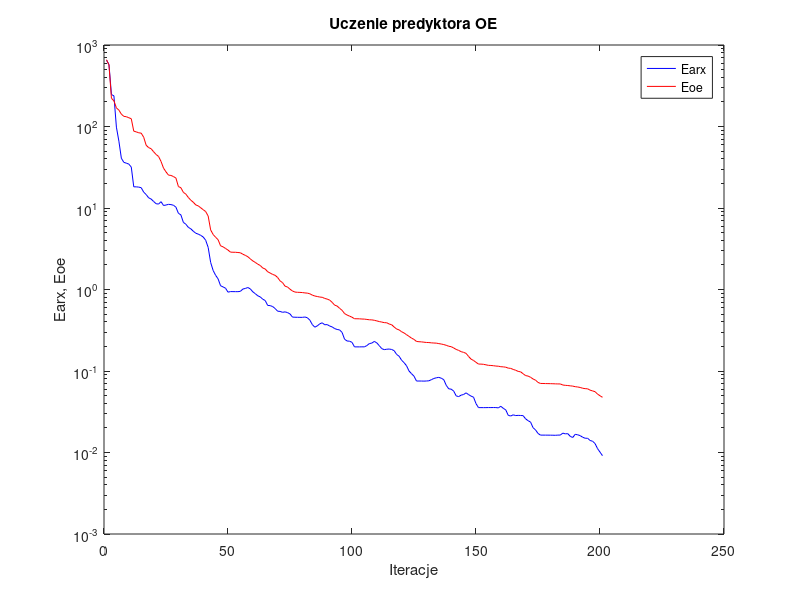
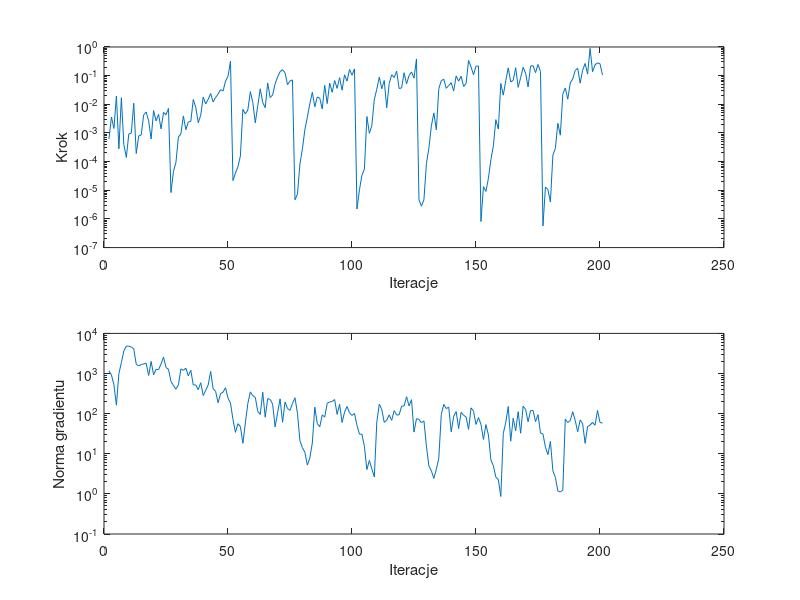

The MATLAB script that drew these images, in order:
%uczenie predyktora oe
clear all;
n=0; farx(n+1)=6.525504e+002; foe(n+1)=6.603451e+002; wspucz(n+1)=0.000000e+000; ng(n+1)=0.000000e+000;
%odnowa zmiennej metryki
n=1; farx(n+1)=5.765919e+002; foe(n+1)=5.712297e+002; krok(n+1)=6.187216e-004; ng(n+1)=1.169095e+003;
n=2; farx(n+1)=2.467028e+002; foe(n+1)=2.219111e+002; krok(n+1)=3.621201e-003; ng(n+1)=9.210008e+002;
n=3; farx(n+1)=2.377042e+002; foe(n+1)=2.067167e+002; krok(n+1)=1.427772e-003; ng(n+1)=5.234248e+002;
n=4; farx(n+1)=9.821412e+001; foe(n+1)=1.693533e+002; krok(n+1)=1.953985e-002; ng(n+1)=1.630521e+002;
n=5; farx(n+1)=6.610217e+001; foe(n+1)=1.588010e+002; krok(n+1)=2.801021e-004; ng(n+1)=9.981087e+002;
n=6; farx(n+1)=4.076053e+001; foe(n+1)=1.417496e+002; krok(n+1)=1.693613e-002; ng(n+1)=1.860201e+003;
n=7; farx(n+1)=3.633660e+001; foe(n+1)=1.331678e+002; krok(n+1)=3.910575e-004; ng(n+1)=3.685077e+003;
n=8; farx(n+1)=3.550621e+001; foe(n+1)=1.319247e+002; krok(n+1)=1.401071e-004; ng(n+1)=4.821783e+003;
n=9; farx(n+1)=3.458032e+001; foe(n+1)=1.281699e+002; krok(n+1)=9.232346e-004; ng(n+1)=4.814644e+003;
n=10; farx(n+1)=3.177634e+001; foe(n+1)=1.244540e+002; krok(n+1)=9.854180e-004; ng(n+1)=4.575804e+003;
n=11; farx(n+1)=1.819202e+001; foe(n+1)=8.765231e+001; krok(n+1)=1.082825e-002; ng(n+1)=4.120333e+003;
n=12; farx(n+1)=1.818249e+001; foe(n+1)=8.594429e+001; krok(n+1)=1.915864e-004; ng(n+1)=1.697352e+003;
n=13; farx(n+1)=1.805010e+001; foe(n+1)=8.374441e+001; krok(n+1)=7.941269e-004; ng(n+1)=1.563580e+003;
n=14; farx(n+1)=1.774030e+001; foe(n+1)=8.287953e+001; krok(n+1)=8.528685e-004; ng(n+1)=1.660738e+003;
n=15; farx(n+1)=1.566868e+001; foe(n+1)=7.391830e+001; krok(n+1)=4.290347e-003; ng(n+1)=1.740717e+003;
n=16; farx(n+1)=1.462356e+001; foe(n+1)=5.888217e+001; krok(n+1)=5.402185e-003; ng(n+1)=1.794143e+003;
n=17; farx(n+1)=1.333630e+001; foe(n+1)=5.506530e+001; krok(n+1)=2.649228e-003; ng(n+1)=8.948794e+002;
n=18; farx(n+1)=1.288518e+001; foe(n+1)=5.336624e+001; krok(n+1)=6.180497e-004; ng(n+1)=1.997770e+003;
n=19; farx(n+1)=1.203456e+001; foe(n+1)=4.901533e+001; krok(n+1)=6.047937e-003; ng(n+1)=9.341954e+002;
n=20; farx(n+1)=1.129324e+001; foe(n+1)=4.537518e+001; krok(n+1)=2.634602e-003; ng(n+1)=1.272755e+003;
n=21; farx(n+1)=1.116966e+001; foe(n+1)=4.288695e+001; krok(n+1)=4.483426e-003; ng(n+1)=1.250559e+003;
n=22; farx(n+1)=1.196190e+001; foe(n+1)=3.725407e+001; krok(n+1)=1.387045e-003; ng(n+1)=1.726771e+003;
n=23; farx(n+1)=1.074053e+001; foe(n+1)=3.083030e+001; krok(n+1)=5.197906e-003; ng(n+1)=2.565305e+003;
n=24; farx(n+1)=1.087418e+001; foe(n+1)=2.777525e+001; krok(n+1)=4.324280e-003; ng(n+1)=1.410710e+003;
n=25; farx(n+1)=1.109067e+001; foe(n+1)=2.531896e+001; krok(n+1)=7.137194e-003; ng(n+1)=1.277977e+003;
%odnowa zmiennej metryki
n=26; farx(n+1)=1.100871e+001; foe(n+1)=2.509947e+001; krok(n+1)=8.333245e-006; ng(n+1)=6.353443e+002;
n=27; farx(n+1)=1.081245e+001; foe(n+1)=2.433022e+001; krok(n+1)=4.506169e-005; ng(n+1)=5.031505e+002;
n=28; farx(n+1)=1.023922e+001; foe(n+1)=2.329779e+001; krok(n+1)=9.292181e-005; ng(n+1)=4.067379e+002;
n=29; farx(n+1)=8.611411e+000; foe(n+1)=1.832717e+001; krok(n+1)=7.209870e-004; ng(n+1)=5.189674e+002;
n=30; farx(n+1)=8.237717e+000; foe(n+1)=1.774245e+001; krok(n+1)=9.249103e-004; ng(n+1)=1.308107e+003;
n=31; farx(n+1)=6.666767e+000; foe(n+1)=1.556785e+001; krok(n+1)=3.929986e-003; ng(n+1)=1.202413e+003;
n=32; farx(n+1)=6.322359e+000; foe(n+1)=1.479837e+001; krok(n+1)=1.300439e-003; ng(n+1)=1.355949e+003;
n=33; farx(n+1)=5.790449e+000; foe(n+1)=1.347191e+001; krok(n+1)=2.424720e-003; ng(n+1)=8.749550e+002;
n=34; farx(n+1)=5.556198e+000; foe(n+1)=1.246990e+001; krok(n+1)=2.547833e-003; ng(n+1)=1.207406e+003;
n=35; farx(n+1)=5.191410e+000; foe(n+1)=1.177532e+001; krok(n+1)=1.473291e-002; ng(n+1)=5.182244e+002;
n=36; farx(n+1)=4.905033e+000; foe(n+1)=1.090928e+001; krok(n+1)=7.737158e-003; ng(n+1)=5.180128e+002;
n=37; farx(n+1)=4.781631e+000; foe(n+1)=1.062322e+001; krok(n+1)=2.293321e-003; ng(n+1)=3.964860e+002;
n=38; farx(n+1)=4.615242e+000; foe(n+1)=1.005728e+001; krok(n+1)=4.161987e-003; ng(n+1)=5.907263e+002;
n=39; farx(n+1)=4.409607e+000; foe(n+1)=9.534905e+000; krok(n+1)=1.802073e-002; ng(n+1)=2.825215e+002;
n=40; farx(n+1)=4.020474e+000; foe(n+1)=9.042282e+000; krok(n+1)=1.038090e-002; ng(n+1)=3.824513e+002;
n=41; farx(n+1)=3.287807e+000; foe(n+1)=7.968306e+000; krok(n+1)=1.470844e-002; ng(n+1)=5.129803e+002;
n=42; farx(n+1)=2.149526e+000; foe(n+1)=5.386890e+000; krok(n+1)=2.378377e-002; ng(n+1)=1.122433e+003;
n=43; farx(n+1)=1.714214e+000; foe(n+1)=4.734805e+000; krok(n+1)=1.210728e-002; ng(n+1)=4.148543e+002;
n=44; farx(n+1)=1.494328e+000; foe(n+1)=4.375629e+000; krok(n+1)=1.733857e-002; ng(n+1)=3.602359e+002;
n=45; farx(n+1)=1.351185e+000; foe(n+1)=4.083241e+000; krok(n+1)=2.272397e-002; ng(n+1)=1.867413e+002;
n=46; farx(n+1)=1.112661e+000; foe(n+1)=3.437240e+000; krok(n+1)=3.252259e-002; ng(n+1)=3.126749e+002;
n=47; farx(n+1)=1.076184e+000; foe(n+1)=3.340129e+000; krok(n+1)=2.896961e-002; ng(n+1)=3.440607e+002;
n=48; farx(n+1)=1.038184e+000; foe(n+1)=3.189432e+000; krok(n+1)=6.444366e-002; ng(n+1)=4.423473e+002;
n=49; farx(n+1)=9.277644e-001; foe(n+1)=3.045883e+000; krok(n+1)=9.451019e-002; ng(n+1)=2.432986e+002;
n=50; farx(n+1)=9.431854e-001; foe(n+1)=2.874470e+000; krok(n+1)=3.180725e-001; ng(n+1)=1.838001e+002;
%odnowa zmiennej metryki
n=51; farx(n+1)=9.419718e-001; foe(n+1)=2.865315e+000; krok(n+1)=2.190752e-005; ng(n+1)=7.137142e+001;
n=52; farx(n+1)=9.413721e-001; foe(n+1)=2.862648e+000; krok(n+1)=3.990378e-005; ng(n+1)=3.418336e+001;
n=53; farx(n+1)=9.405771e-001; foe(n+1)=2.843771e+000; krok(n+1)=6.615676e-005; ng(n+1)=5.626560e+001;
n=54; farx(n+1)=9.497838e-001; foe(n+1)=2.822876e+000; krok(n+1)=1.582138e-004; ng(n+1)=4.754164e+001;
n=55; farx(n+1)=1.013827e+000; foe(n+1)=2.707752e+000; krok(n+1)=6.681129e-003; ng(n+1)=1.825988e+001;
n=56; farx(n+1)=1.029804e+000; foe(n+1)=2.622416e+000; krok(n+1)=4.597934e-003; ng(n+1)=5.857779e+001;
n=57; farx(n+1)=1.058112e+000; foe(n+1)=2.524648e+000; krok(n+1)=6.353015e-003; ng(n+1)=1.790767e+002;
n=58; farx(n+1)=1.016821e+000; foe(n+1)=2.375199e+000; krok(n+1)=2.776581e-002; ng(n+1)=3.485970e+002;
n=59; farx(n+1)=9.371892e-001; foe(n+1)=2.242098e+000; krok(n+1)=1.167289e-002; ng(n+1)=2.787209e+002;
n=60; farx(n+1)=8.886061e-001; foe(n+1)=2.150730e+000; krok(n+1)=2.260446e-003; ng(n+1)=2.551675e+002;
n=61; farx(n+1)=8.376139e-001; foe(n+1)=2.044955e+000; krok(n+1)=8.948186e-003; ng(n+1)=1.135104e+002;
n=62; farx(n+1)=8.112181e-001; foe(n+1)=1.971883e+000; krok(n+1)=3.481722e-002; ng(n+1)=9.580248e+001;
n=63; farx(n+1)=7.607088e-001; foe(n+1)=1.836255e+000; krok(n+1)=1.153579e-002; ng(n+1)=3.419473e+002;
n=64; farx(n+1)=7.326093e-001; foe(n+1)=1.785920e+000; krok(n+1)=7.632150e-003; ng(n+1)=8.122821e+001;
n=65; farx(n+1)=6.376205e-001; foe(n+1)=1.650921e+000; krok(n+1)=5.558094e-002; ng(n+1)=2.365697e+002;
n=66; farx(n+1)=6.344905e-001; foe(n+1)=1.592788e+000; krok(n+1)=1.713076e-002; ng(n+1)=2.262626e+002;
n=67; farx(n+1)=6.178753e-001; foe(n+1)=1.530916e+000; krok(n+1)=2.117616e-002; ng(n+1)=1.723836e+002;
n=68; farx(n+1)=5.845293e-001; foe(n+1)=1.493477e+000; krok(n+1)=5.234463e-002; ng(n+1)=4.660896e+001;
n=69; farx(n+1)=5.417098e-001; foe(n+1)=1.404694e+000; krok(n+1)=8.973318e-002; ng(n+1)=1.053916e+002;
n=70; farx(n+1)=5.386325e-001; foe(n+1)=1.275653e+000; krok(n+1)=1.380129e-001; ng(n+1)=2.339973e+002;
n=71; farx(n+1)=5.249124e-001; foe(n+1)=1.213685e+000; krok(n+1)=1.613755e-001; ng(n+1)=6.071005e+001;
n=72; farx(n+1)=5.317260e-001; foe(n+1)=1.098368e+000; krok(n+1)=1.261335e-001; ng(n+1)=1.956395e+002;
n=73; farx(n+1)=5.210015e-001; foe(n+1)=1.073279e+000; krok(n+1)=4.828142e-002; ng(n+1)=1.344305e+002;
n=74; farx(n+1)=5.012720e-001; foe(n+1)=1.008610e+000; krok(n+1)=6.561970e-002; ng(n+1)=1.203823e+002;
n=75; farx(n+1)=4.585701e-001; foe(n+1)=9.583246e-001; krok(n+1)=7.084462e-002; ng(n+1)=1.803040e+002;
%odnowa zmiennej metryki
n=76; farx(n+1)=4.569127e-001; foe(n+1)=9.302538e-001; krok(n+1)=4.671012e-006; ng(n+1)=2.487409e+002;
n=77; farx(n+1)=4.559688e-001; foe(n+1)=9.240948e-001; krok(n+1)=7.258975e-006; ng(n+1)=1.023929e+002;
n=78; farx(n+1)=4.554272e-001; foe(n+1)=9.214614e-001; krok(n+1)=8.176967e-005; ng(n+1)=2.109544e+001;
n=79; farx(n+1)=4.551854e-001; foe(n+1)=9.173589e-001; krok(n+1)=2.796501e-004; ng(n+1)=1.420752e+001;
n=80; farx(n+1)=4.599742e-001; foe(n+1)=9.080376e-001; krok(n+1)=1.318588e-003; ng(n+1)=1.087307e+001;
n=81; farx(n+1)=4.503277e-001; foe(n+1)=9.026674e-001; krok(n+1)=3.568597e-003; ng(n+1)=5.225961e+000;
n=82; farx(n+1)=4.208291e-001; foe(n+1)=8.859197e-001; krok(n+1)=1.048329e-002; ng(n+1)=7.886255e+000;
n=83; farx(n+1)=3.712751e-001; foe(n+1)=8.535477e-001; krok(n+1)=2.617232e-002; ng(n+1)=1.856420e+001;
n=84; farx(n+1)=3.449732e-001; foe(n+1)=8.321569e-001; krok(n+1)=8.193332e-003; ng(n+1)=1.451865e+002;
n=85; farx(n+1)=3.576550e-001; foe(n+1)=8.205414e-001; krok(n+1)=1.803262e-002; ng(n+1)=5.671116e+001;
n=86; farx(n+1)=3.793055e-001; foe(n+1)=8.081801e-001; krok(n+1)=1.638666e-002; ng(n+1)=4.699704e+001;
n=87; farx(n+1)=3.903245e-001; foe(n+1)=8.021373e-001; krok(n+1)=6.884742e-003; ng(n+1)=9.323912e+001;
n=88; farx(n+1)=3.693682e-001; foe(n+1)=7.769394e-001; krok(n+1)=4.568872e-002; ng(n+1)=8.184116e+001;
n=89; farx(n+1)=3.711391e-001; foe(n+1)=7.629257e-001; krok(n+1)=1.063635e-002; ng(n+1)=1.815138e+002;
n=90; farx(n+1)=3.561420e-001; foe(n+1)=7.410783e-001; krok(n+1)=5.507577e-002; ng(n+1)=1.948946e+002;
n=91; farx(n+1)=3.476358e-001; foe(n+1)=6.955025e-001; krok(n+1)=2.633285e-002; ng(n+1)=2.012700e+002;
n=92; farx(n+1)=3.315377e-001; foe(n+1)=6.427555e-001; krok(n+1)=6.739301e-002; ng(n+1)=2.247088e+002;
n=93; farx(n+1)=3.234137e-001; foe(n+1)=6.270232e-001; krok(n+1)=3.602034e-002; ng(n+1)=9.593315e+001;
n=94; farx(n+1)=3.192377e-001; foe(n+1)=5.876644e-001; krok(n+1)=8.509079e-002; ng(n+1)=1.718964e+002;
n=95; farx(n+1)=2.975711e-001; foe(n+1)=5.553108e-001; krok(n+1)=3.102806e-002; ng(n+1)=6.021202e+001;
n=96; farx(n+1)=2.454445e-001; foe(n+1)=5.067138e-001; krok(n+1)=1.067078e-001; ng(n+1)=1.087032e+002;
n=97; farx(n+1)=2.334911e-001; foe(n+1)=4.863867e-001; krok(n+1)=6.418507e-002; ng(n+1)=1.509018e+002;
n=98; farx(n+1)=2.320977e-001; foe(n+1)=4.717467e-001; krok(n+1)=1.653712e-001; ng(n+1)=1.043843e+002;
n=99; farx(n+1)=2.247522e-001; foe(n+1)=4.570248e-001; krok(n+1)=1.036878e-001; ng(n+1)=9.026434e+001;
n=100; farx(n+1)=1.977627e-001; foe(n+1)=4.380036e-001; krok(n+1)=1.717868e-001; ng(n+1)=1.011398e+002;
%odnowa zmiennej metryki
n=101; farx(n+1)=1.977255e-001; foe(n+1)=4.375057e-001; krok(n+1)=2.228351e-006; ng(n+1)=5.139005e+001;
n=102; farx(n+1)=1.976435e-001; foe(n+1)=4.368687e-001; krok(n+1)=1.033992e-005; ng(n+1)=3.072163e+001;
n=103; farx(n+1)=1.980401e-001; foe(n+1)=4.343184e-001; krok(n+1)=3.327526e-005; ng(n+1)=3.090192e+001;
n=104; farx(n+1)=1.977664e-001; foe(n+1)=4.333938e-001; krok(n+1)=5.493831e-005; ng(n+1)=1.529758e+001;
n=105; farx(n+1)=2.052127e-001; foe(n+1)=4.291776e-001; krok(n+1)=3.752448e-003; ng(n+1)=4.030796e+000;
n=106; farx(n+1)=2.169869e-001; foe(n+1)=4.251686e-001; krok(n+1)=9.726052e-004; ng(n+1)=6.791681e+000;
n=107; farx(n+1)=2.200771e-001; foe(n+1)=4.239143e-001; krok(n+1)=1.812955e-003; ng(n+1)=4.220085e+000;
n=108; farx(n+1)=2.307799e-001; foe(n+1)=4.189979e-001; krok(n+1)=1.495979e-002; ng(n+1)=2.639791e+000;
n=109; farx(n+1)=2.212722e-001; foe(n+1)=4.118110e-001; krok(n+1)=3.377395e-002; ng(n+1)=6.192031e+001;
n=110; farx(n+1)=2.045486e-001; foe(n+1)=4.042278e-001; krok(n+1)=8.877087e-002; ng(n+1)=1.724158e+002;
n=111; farx(n+1)=1.881355e-001; foe(n+1)=3.985708e-001; krok(n+1)=3.500452e-002; ng(n+1)=1.265557e+002;
n=112; farx(n+1)=1.827670e-001; foe(n+1)=3.920780e-001; krok(n+1)=6.774452e-002; ng(n+1)=6.046683e+001;
n=113; farx(n+1)=1.849708e-001; foe(n+1)=3.909116e-001; krok(n+1)=7.626318e-003; ng(n+1)=6.843796e+001;
n=114; farx(n+1)=1.860152e-001; foe(n+1)=3.770930e-001; krok(n+1)=5.360061e-002; ng(n+1)=9.322546e+001;
n=115; farx(n+1)=1.837379e-001; foe(n+1)=3.693796e-001; krok(n+1)=1.067078e-001; ng(n+1)=6.808785e+001;
n=116; farx(n+1)=1.775299e-001; foe(n+1)=3.465705e-001; krok(n+1)=8.643496e-002; ng(n+1)=1.187660e+002;
n=117; farx(n+1)=1.596201e-001; foe(n+1)=3.273160e-001; krok(n+1)=1.438191e-001; ng(n+1)=9.273185e+001;
n=118; farx(n+1)=1.517886e-001; foe(n+1)=3.194521e-001; krok(n+1)=3.552033e-002; ng(n+1)=9.325605e+001;
n=119; farx(n+1)=1.355525e-001; foe(n+1)=3.033273e-001; krok(n+1)=3.726804e-002; ng(n+1)=1.538048e+002;
n=120; farx(n+1)=1.265145e-001; foe(n+1)=2.927773e-001; krok(n+1)=1.261335e-001; ng(n+1)=1.549517e+002;
n=121; farx(n+1)=1.158549e-001; foe(n+1)=2.788376e-001; krok(n+1)=5.157588e-002; ng(n+1)=2.642830e+002;
n=122; farx(n+1)=9.994225e-002; foe(n+1)=2.659551e-001; krok(n+1)=1.011873e-001; ng(n+1)=1.558237e+002;
n=123; farx(n+1)=9.270415e-002; foe(n+1)=2.532833e-001; krok(n+1)=1.344350e-001; ng(n+1)=2.229815e+002;
n=124; farx(n+1)=8.636104e-002; foe(n+1)=2.441397e-001; krok(n+1)=8.191626e-002; ng(n+1)=3.469224e+001;
n=125; farx(n+1)=7.533519e-002; foe(n+1)=2.305044e-001; krok(n+1)=3.827775e-001; ng(n+1)=7.485007e+001;
%odnowa zmiennej metryki
n=126; farx(n+1)=7.536031e-002; foe(n+1)=2.287243e-001; krok(n+1)=4.654987e-006; ng(n+1)=7.220885e+001;
n=127; farx(n+1)=7.531912e-002; foe(n+1)=2.277624e-001; krok(n+1)=2.798591e-006; ng(n+1)=5.931755e+001;
n=128; farx(n+1)=7.514702e-002; foe(n+1)=2.256873e-001; krok(n+1)=4.670339e-006; ng(n+1)=6.604102e+001;
n=129; farx(n+1)=7.541330e-002; foe(n+1)=2.240009e-001; krok(n+1)=8.559513e-005; ng(n+1)=1.556863e+001;
n=130; farx(n+1)=7.580371e-002; foe(n+1)=2.233916e-001; krok(n+1)=2.955907e-004; ng(n+1)=4.961109e+000;
n=131; farx(n+1)=7.826135e-002; foe(n+1)=2.216042e-001; krok(n+1)=1.742611e-003; ng(n+1)=3.760311e+000;
n=132; farx(n+1)=8.099433e-002; foe(n+1)=2.204744e-001; krok(n+1)=5.003630e-003; ng(n+1)=2.425770e+000;
n=133; farx(n+1)=8.252034e-002; foe(n+1)=2.197527e-001; krok(n+1)=1.291963e-003; ng(n+1)=4.125399e+000;
n=134; farx(n+1)=8.361281e-002; foe(n+1)=2.168685e-001; krok(n+1)=3.535818e-002; ng(n+1)=7.686840e+000;
n=135; farx(n+1)=8.154622e-002; foe(n+1)=2.143101e-001; krok(n+1)=6.647460e-002; ng(n+1)=9.597915e+001;
n=136; farx(n+1)=7.830332e-002; foe(n+1)=2.110328e-001; krok(n+1)=7.564602e-002; ng(n+1)=1.701138e+002;
n=137; farx(n+1)=6.675894e-002; foe(n+1)=2.066532e-001; krok(n+1)=3.618094e-002; ng(n+1)=1.337637e+002;
n=138; farx(n+1)=6.046258e-002; foe(n+1)=2.012330e-001; krok(n+1)=4.509055e-002; ng(n+1)=1.447699e+002;
n=139; farx(n+1)=5.987746e-002; foe(n+1)=1.988616e-001; krok(n+1)=5.671128e-002; ng(n+1)=3.535418e+001;
n=140; farx(n+1)=5.667573e-002; foe(n+1)=1.916652e-001; krok(n+1)=2.900728e-002; ng(n+1)=8.596998e+001;
n=141; farx(n+1)=4.956707e-002; foe(n+1)=1.841413e-001; krok(n+1)=9.809225e-002; ng(n+1)=1.127912e+002;
n=142; farx(n+1)=4.850286e-002; foe(n+1)=1.789750e-001; krok(n+1)=6.402713e-002; ng(n+1)=4.254882e+001;
n=143; farx(n+1)=5.056056e-002; foe(n+1)=1.727185e-001; krok(n+1)=9.464413e-002; ng(n+1)=1.075415e+002;
n=144; farx(n+1)=5.146252e-002; foe(n+1)=1.693152e-001; krok(n+1)=4.218186e-002; ng(n+1)=9.174259e+001;
n=145; farx(n+1)=5.396687e-002; foe(n+1)=1.646111e-001; krok(n+1)=5.286105e-002; ng(n+1)=8.220420e+001;
n=146; farx(n+1)=5.134475e-002; foe(n+1)=1.509209e-001; krok(n+1)=3.404866e-001; ng(n+1)=4.060559e+001;
n=147; farx(n+1)=4.920312e-002; foe(n+1)=1.398469e-001; krok(n+1)=2.013997e-001; ng(n+1)=1.392033e+002;
n=148; farx(n+1)=4.776902e-002; foe(n+1)=1.347057e-001; krok(n+1)=1.072012e-001; ng(n+1)=1.143030e+002;
n=149; farx(n+1)=3.979769e-002; foe(n+1)=1.278196e-001; krok(n+1)=2.134155e-001; ng(n+1)=5.378204e+001;
n=150; farx(n+1)=3.554745e-002; foe(n+1)=1.217045e-001; krok(n+1)=2.160660e-001; ng(n+1)=8.000354e+001;
%odnowa zmiennej metryki
n=151; farx(n+1)=3.554496e-002; foe(n+1)=1.214984e-001; krok(n+1)=8.118781e-007; ng(n+1)=5.394462e+001;
n=152; farx(n+1)=3.552336e-002; foe(n+1)=1.208361e-001; krok(n+1)=1.346311e-005; ng(n+1)=2.265222e+001;
n=153; farx(n+1)=3.553971e-002; foe(n+1)=1.190878e-001; krok(n+1)=9.137433e-006; ng(n+1)=5.330687e+001;
n=154; farx(n+1)=3.560326e-002; foe(n+1)=1.173470e-001; krok(n+1)=2.627836e-005; ng(n+1)=2.959280e+001;
n=155; farx(n+1)=3.558225e-002; foe(n+1)=1.169501e-001; krok(n+1)=1.151008e-004; ng(n+1)=7.049807e+000;
n=156; farx(n+1)=3.562088e-002; foe(n+1)=1.161745e-001; krok(n+1)=3.550621e-004; ng(n+1)=5.005102e+000;
n=157; farx(n+1)=3.559146e-002; foe(n+1)=1.150053e-001; krok(n+1)=2.914669e-003; ng(n+1)=2.613561e+000;
n=158; farx(n+1)=3.529391e-002; foe(n+1)=1.144957e-001; krok(n+1)=1.369522e-003; ng(n+1)=2.282080e+000;
n=159; farx(n+1)=3.691202e-002; foe(n+1)=1.129284e-001; krok(n+1)=5.359529e-002; ng(n+1)=8.624786e-001;
n=160; farx(n+1)=3.483615e-002; foe(n+1)=1.123928e-001; krok(n+1)=2.083339e-002; ng(n+1)=3.210867e+001;
n=161; farx(n+1)=3.333240e-002; foe(n+1)=1.113696e-001; krok(n+1)=6.679426e-002; ng(n+1)=6.006072e+001;
n=162; farx(n+1)=2.856471e-002; foe(n+1)=1.084823e-001; krok(n+1)=1.865388e-001; ng(n+1)=1.505186e+002;
n=163; farx(n+1)=2.804678e-002; foe(n+1)=1.077374e-001; krok(n+1)=6.013604e-002; ng(n+1)=2.058002e+001;
n=164; farx(n+1)=2.899636e-002; foe(n+1)=1.045314e-001; krok(n+1)=6.852302e-002; ng(n+1)=7.692540e+001;
n=165; farx(n+1)=2.839600e-002; foe(n+1)=1.021497e-001; krok(n+1)=1.892883e-001; ng(n+1)=3.735937e+001;
n=166; farx(n+1)=2.854791e-002; foe(n+1)=9.895559e-002; krok(n+1)=3.899500e-002; ng(n+1)=1.121856e+002;
n=167; farx(n+1)=2.845900e-002; foe(n+1)=9.761354e-002; krok(n+1)=8.512166e-002; ng(n+1)=3.248750e+001;
n=168; farx(n+1)=2.832238e-002; foe(n+1)=9.255308e-002; krok(n+1)=1.961845e-001; ng(n+1)=1.534912e+002;
n=169; farx(n+1)=2.588557e-002; foe(n+1)=8.782144e-002; krok(n+1)=1.221144e-001; ng(n+1)=1.277534e+002;
n=170; farx(n+1)=2.456906e-002; foe(n+1)=8.668358e-002; krok(n+1)=4.022352e-002; ng(n+1)=6.273187e+001;
n=171; farx(n+1)=2.362779e-002; foe(n+1)=8.374253e-002; krok(n+1)=2.144024e-001; ng(n+1)=1.192764e+002;
n=172; farx(n+1)=2.016169e-002; foe(n+1)=7.986704e-002; krok(n+1)=2.250273e-001; ng(n+1)=1.195519e+002;
n=173; farx(n+1)=1.894421e-002; foe(n+1)=7.721838e-002; krok(n+1)=1.269153e-001; ng(n+1)=6.340476e+001;
n=174; farx(n+1)=1.713621e-002; foe(n+1)=7.245266e-002; krok(n+1)=2.457675e-001; ng(n+1)=9.455066e+001;
n=175; farx(n+1)=1.634527e-002; foe(n+1)=7.034311e-002; krok(n+1)=1.400181e-001; ng(n+1)=3.276129e+001;
%odnowa zmiennej metryki
n=176; farx(n+1)=1.634452e-002; foe(n+1)=7.030163e-002; krok(n+1)=5.676143e-007; ng(n+1)=3.109303e+001;
n=177; farx(n+1)=1.633584e-002; foe(n+1)=7.011059e-002; krok(n+1)=1.302585e-005; ng(n+1)=1.452483e+001;
n=178; farx(n+1)=1.633046e-002; foe(n+1)=7.003894e-002; krok(n+1)=1.061240e-005; ng(n+1)=9.503989e+000;
n=179; farx(n+1)=1.631685e-002; foe(n+1)=6.992833e-002; krok(n+1)=3.897392e-006; ng(n+1)=2.029147e+001;
n=180; farx(n+1)=1.629921e-002; foe(n+1)=6.977879e-002; krok(n+1)=1.691914e-004; ng(n+1)=3.775113e+000;
n=181; farx(n+1)=1.625942e-002; foe(n+1)=6.956569e-002; krok(n+1)=2.893244e-004; ng(n+1)=2.587729e+000;
n=182; farx(n+1)=1.635012e-002; foe(n+1)=6.941848e-002; krok(n+1)=2.168031e-003; ng(n+1)=1.179239e+000;
n=183; farx(n+1)=1.636117e-002; foe(n+1)=6.937137e-002; krok(n+1)=8.375096e-004; ng(n+1)=1.113928e+000;
n=184; farx(n+1)=1.728485e-002; foe(n+1)=6.732748e-002; krok(n+1)=2.272818e-002; ng(n+1)=1.252741e+000;
n=185; farx(n+1)=1.694339e-002; foe(n+1)=6.671971e-002; krok(n+1)=3.722882e-002; ng(n+1)=7.280138e+001;
n=186; farx(n+1)=1.704362e-002; foe(n+1)=6.635579e-002; krok(n+1)=1.517118e-002; ng(n+1)=5.994133e+001;
n=187; farx(n+1)=1.577718e-002; foe(n+1)=6.576866e-002; krok(n+1)=5.536703e-002; ng(n+1)=6.711962e+001;
n=188; farx(n+1)=1.528829e-002; foe(n+1)=6.527207e-002; krok(n+1)=7.652986e-002; ng(n+1)=1.116220e+002;
n=189; farx(n+1)=1.671133e-002; foe(n+1)=6.421827e-002; krok(n+1)=1.522124e-001; ng(n+1)=6.805737e+001;
n=190; farx(n+1)=1.649848e-002; foe(n+1)=6.364864e-002; krok(n+1)=1.800875e-001; ng(n+1)=3.522681e+001;
n=191; farx(n+1)=1.609923e-002; foe(n+1)=6.282261e-002; krok(n+1)=5.470618e-002; ng(n+1)=6.955643e+001;
n=192; farx(n+1)=1.540817e-002; foe(n+1)=6.145495e-002; krok(n+1)=1.545805e-001; ng(n+1)=5.574605e+001;
n=193; farx(n+1)=1.496633e-002; foe(n+1)=6.074968e-002; krok(n+1)=2.663672e-001; ng(n+1)=1.821440e+001;
n=194; farx(n+1)=1.494889e-002; foe(n+1)=6.048293e-002; krok(n+1)=1.134226e-001; ng(n+1)=4.771151e+001;
n=195; farx(n+1)=1.404937e-002; foe(n+1)=5.823949e-002; krok(n+1)=8.892951e-001; ng(n+1)=5.190330e+001;
n=196; farx(n+1)=1.375080e-002; foe(n+1)=5.700145e-002; krok(n+1)=1.372747e-001; ng(n+1)=6.046087e+001;
n=197; farx(n+1)=1.287352e-002; foe(n+1)=5.576346e-002; krok(n+1)=2.382113e-001; ng(n+1)=5.148569e+001;
n=198; farx(n+1)=1.117024e-002; foe(n+1)=5.208643e-002; krok(n+1)=2.800362e-001; ng(n+1)=1.198490e+002;
n=199; farx(n+1)=1.011238e-002; foe(n+1)=4.971536e-002; krok(n+1)=2.601236e-001; ng(n+1)=6.004779e+001;
n=200; farx(n+1)=9.141997e-003; foe(n+1)=4.757335e-002; krok(n+1)=1.046893e-001; ng(n+1)=5.815231e+001;

figure; semilogy(farx,'b'); hold on; semilogy(foe,'r'); xlabel('Iteracje'); ylabel('Earx, Eoe'); legend('Earx','Eoe'); title('Uczenie predyktora OE');
figure; subplot(2,1,1); semilogy(krok); xlabel('Iteracje'); ylabel('Krok');
subplot(2,1,2); semilogy(ng); xlabel('Iteracje'); ylabel('Norma gradientu');
Earx=farx(n+1)
Eoe=foe(n+1)
